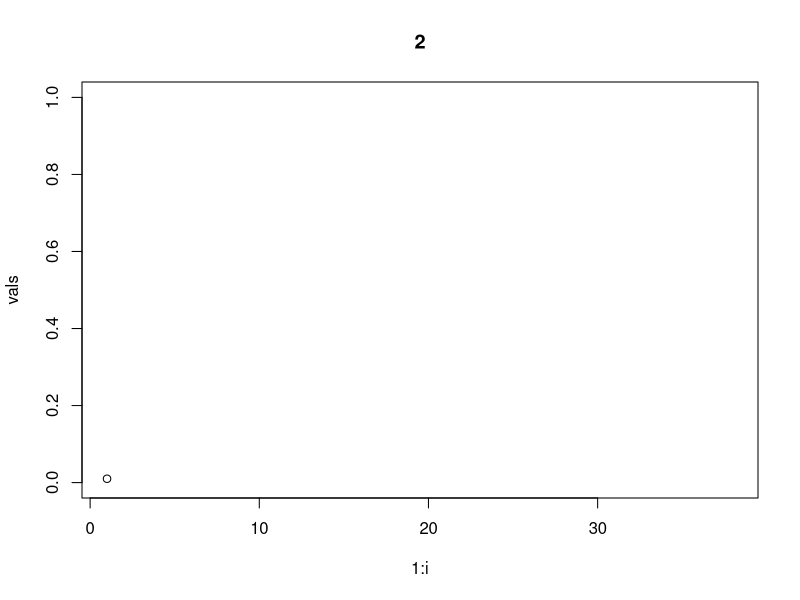
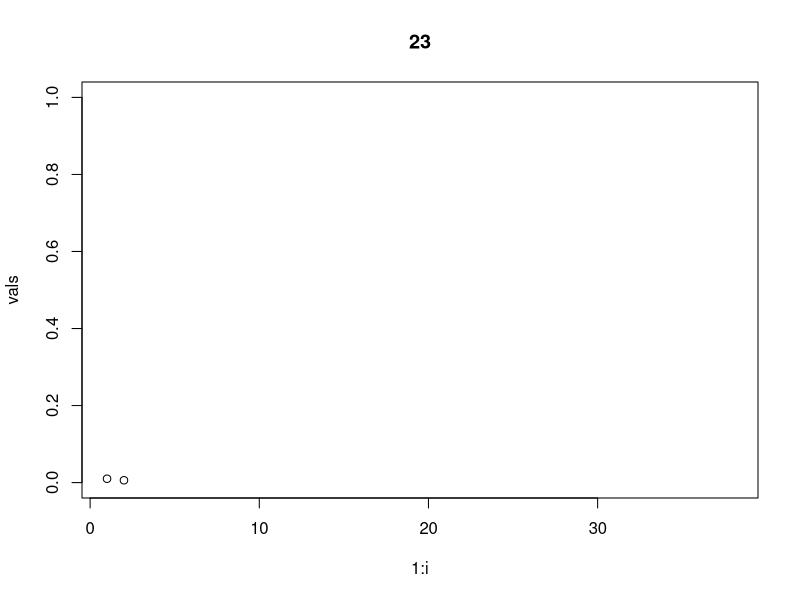
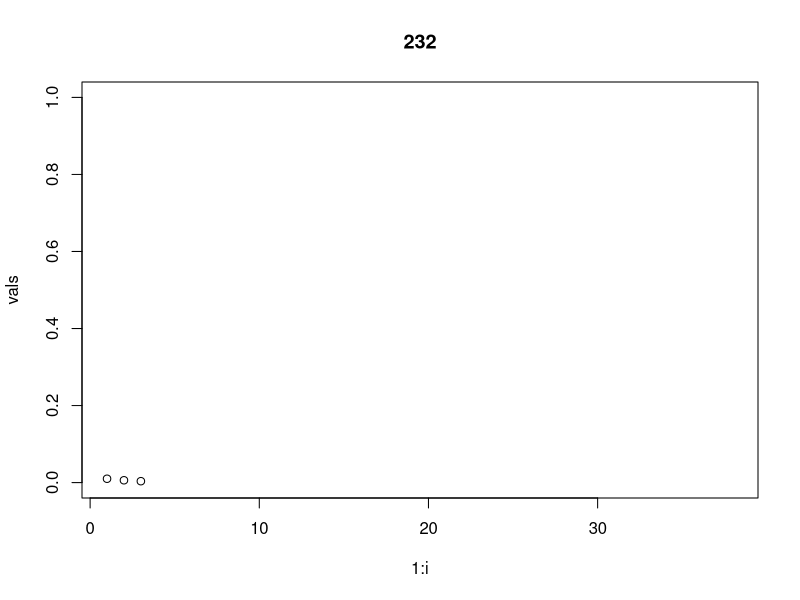
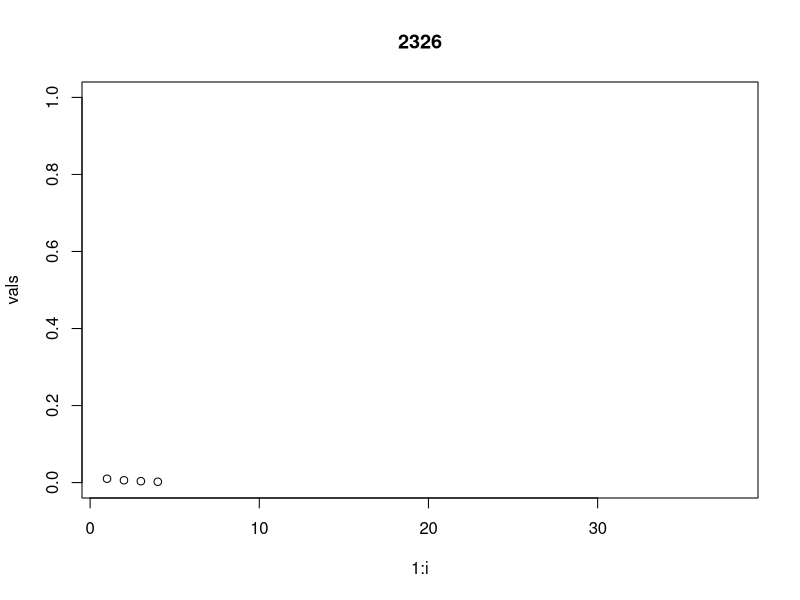
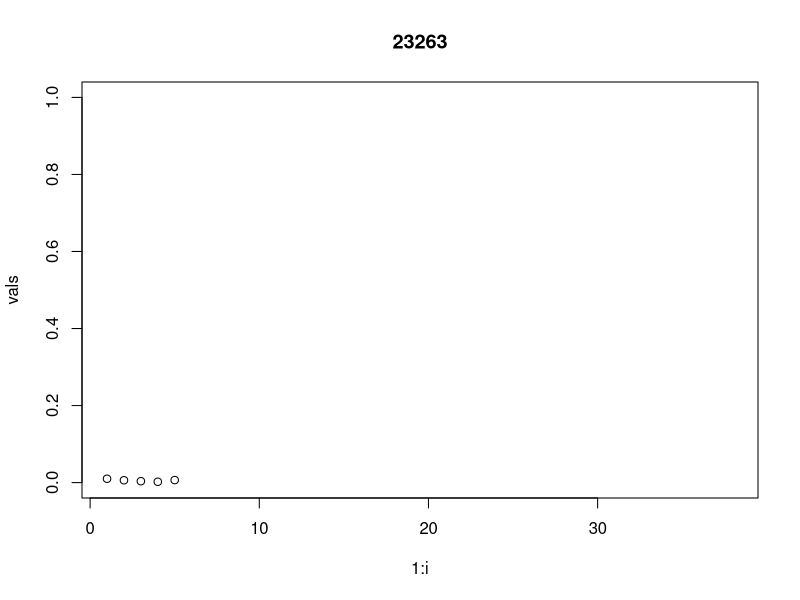
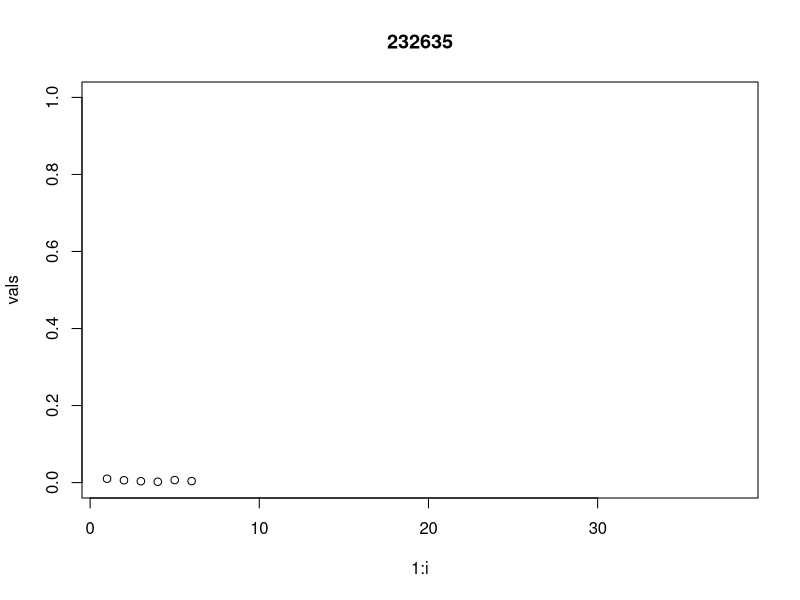
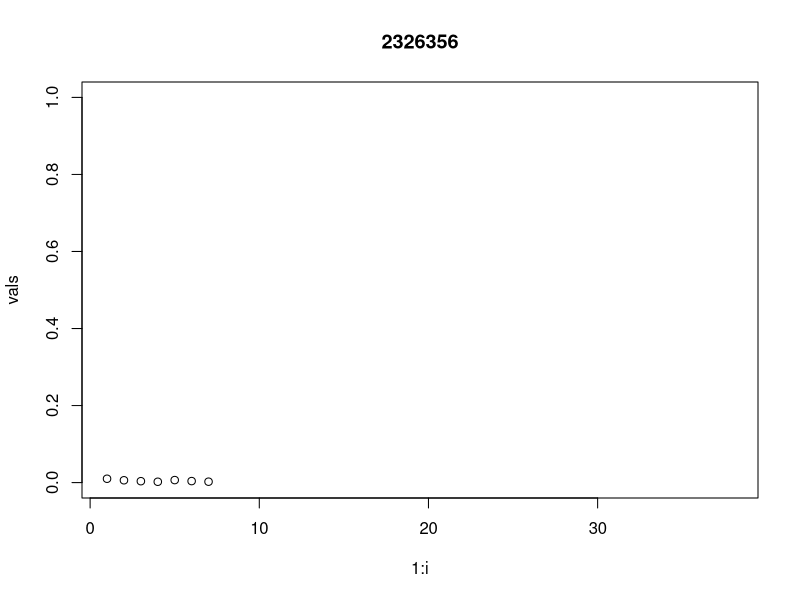
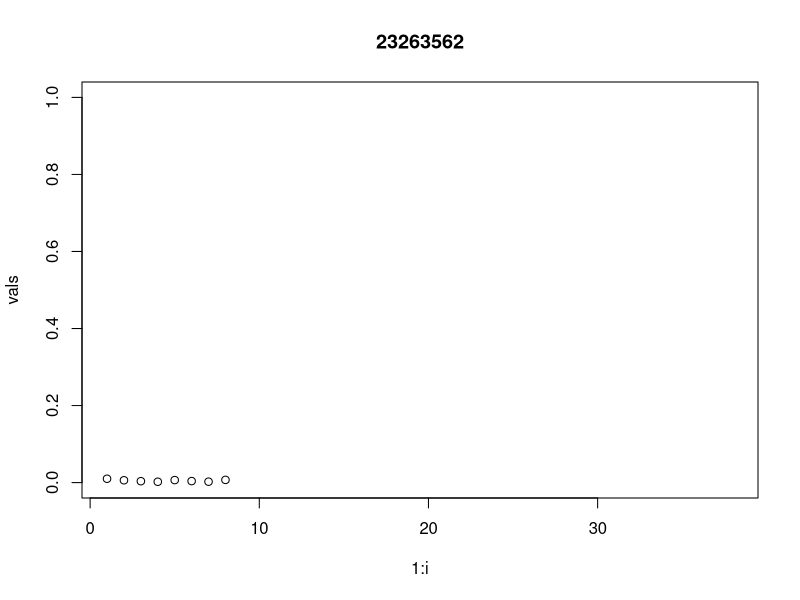

These figures' R source, in order:
## ---- chunk 1
rm(list=ls())
# Probs of loaded and fair die, respectively
probDie <- c(0.01,0.99)

# Likelihoods of number rolled
loaded <- c(0.1,0.1,0.1,0.1,0.1,0.5)
fair <- c(1/6,1/6,1/6,1/6,1/6,1/6)

data<-c(2,3,2,6,3,5,6,2,6,6,2,6,6,2,3,6,6,6,5,6,6,5,6,6,6,6,6,4,6,3,3,3,6,6,5,6,6)
vals <- vector();

titleStr <- ""
for (i in 1:length(data)) {
  
  vals[i] <- probDie[1];
  
  denom <- probDie[1] * loaded[data[i]] + probDie[2] * fair[data[i]];
  
  probDie[1] <- probDie[1] * loaded[data[i]] / denom;
  probDie[2] <- probDie[2] * fair[data[i]] / denom;
  
  titleStr <- paste(titleStr,data[i],sep="")
  plot(1:i,vals, main=titleStr,ylim=c(0,1),xlim=c(1,length(data)+1))
}
## ---- chunk 2
rm(list=ls())
# Probs of loaded and fair die, respectively
probDie <- c(0.01,0.99)

# Likelihoods of number rolled
loaded <- c(0.1,0.1,0.1,0.1,0.1,0.5)
fair <- c(1/6,1/6,1/6,1/6,1/6,1/6)

rollLoadedDie <- function(x) {
  rolls <- vector(length=x,mode="double")
  for (j in 1:x) {
    rolls[j] <- sample(1:6, 1, prob=loaded)
  }
  return (rolls)
}

data <- rollLoadedDie(100)
vals <- vector();
titleStr <- ""
for (i in 1:length(data)) {
  
  vals[i] <- probDie[1];
  
  denom <- probDie[1] * loaded[data[i]] + probDie[2] * fair[data[i]];
  
  probDie[1] <- probDie[1] * loaded[data[i]] / denom;
  probDie[2] <- probDie[2] * fair[data[i]] / denom;
  
  titleStr <- paste(titleStr,data[i],sep="")
  plot(1:i,vals, main=titleStr,ylim=c(0,1),xlim=c(1,length(data)+1))
}
vals
## ---- chunk 3
rm(list=ls())
# p(diseased), p(not diseased)
priors <- c(0.001,0.999)

# p(has the disease), p(does not have disease)
likelihoodGivenDiseased <- c(0.91,0.09)
likelihoodGivenNotDiseased <- c(0.16,0.84)

getDataFromLikelihood <- function(likelihood, numPoints) {
  d <- vector(mode="integer",length=numPoints);
  
  for (i in 1:numPoints) {
    if (runif(1) <= likelihood[1]) {
      d[i] <- 1;
    }
    else {
      d[i] <- 2;
    }
  }
  return (d)
}

#getDataFromLikelihood(likelihoodGivenDiseased,50)
#getDataFromLikelihood(likelihoodGivenNotDiseased,50)

data <- getDataFromLikelihood(likelihoodGivenDiseased,50)
vals <- vector();
titleStr <- ""
for (i in 1:length(data)) {
  
  vals[i] <- priors[1];
  
  denom <- priors[1] * likelihoodGivenDiseased[data[i]] + priors[2] * likelihoodGivenNotDiseased[data[i]];
  
  priors[1] <- priors[1] * likelihoodGivenDiseased[data[i]] / denom;
  priors[2] <- priors[2] * likelihoodGivenNotDiseased[data[i]] / denom;
  
  titleStr <- paste(titleStr,data[i],sep="")
  plot(1:i,vals, main=titleStr,ylim=c(0,1),xlim=c(1,length(data)+1))
}
vals
## ---- chunk 4
rm(list=ls())
# p(diseased), p(not diseased)
priors <- c(0.001,0.999)

# p(has the disease), p(does not have disease)
likelihoodGivenDiseased <- c(0.91,0.09)
likelihoodGivenNotDiseased <- c(0.16,0.84)

getDataFromLikelihood <- function(likelihood, numPoints) {
  d <- vector(mode="integer",length=numPoints);
  
  for (i in 1:numPoints) {
    if (runif(1) <= likelihood[1]) {
      d[i] <- 1;
    }
    else {
      d[i] <- 2;
    }
  }
  return (d)
}

data <- getDataFromLikelihood(likelihoodGivenNotDiseased,50)
vals <- vector();
titleStr <- ""
for (i in 1:length(data)) {
  
  vals[i] <- priors[2];
  
  denom <- priors[1] * likelihoodGivenDiseased[data[i]] + priors[2] * likelihoodGivenNotDiseased[data[i]];
  
  priors[1] <- priors[1] * likelihoodGivenDiseased[data[i]] / denom;
  priors[2] <- priors[2] * likelihoodGivenNotDiseased[data[i]] / denom;
  
  titleStr <- paste(titleStr,data[i],sep="")
  plot(1:i,vals, main=titleStr,ylim=c(0,1),xlim=c(1,length(data)+1))
}
vals
## ---- chunk 5
rm(list=ls())
# p(diseased), p(not diseased)
priors <- c(0.001,0.999)

# p(has the disease), p(does not have disease)
likelihoodGivenDiseased <- c(0.91,0.09)
likelihoodGivenNotDiseased <- c(0.16,0.84)

getDataFromLikelihood <- function(likelihood, numPoints) {
  d <- vector(mode="integer",length=numPoints);
  
  for (i in 1:numPoints) {
    if (runif(1) <= likelihood[1]) {
      d[i] <- 1;
    }
    else {
      d[i] <- 2;
    }
  }
  return (d)
}

data <- getDataFromLikelihood(likelihoodGivenDiseased,50)
vals <- vector();
titleStr <- ""
for (i in 1:length(data)) {
  
  vals[i] <- priors[1];
  
  denom <- priors[1] * likelihoodGivenDiseased[data[i]] + priors[2] * likelihoodGivenNotDiseased[data[i]];
  
  priors[1] <- priors[1] * likelihoodGivenDiseased[data[i]] / denom;
  priors[2] <- priors[2] * likelihoodGivenNotDiseased[data[i]] / denom;
  
  titleStr <- paste(titleStr,data[i],sep="")
  plot(1:i,vals, main=titleStr,ylim=c(0,1),xlim=c(1,length(data)+1))
}
vals #12, 14, 17, 17, 19, 12, 19
mean(12, 14, 17, 17, 19, 12, 19) # 12
